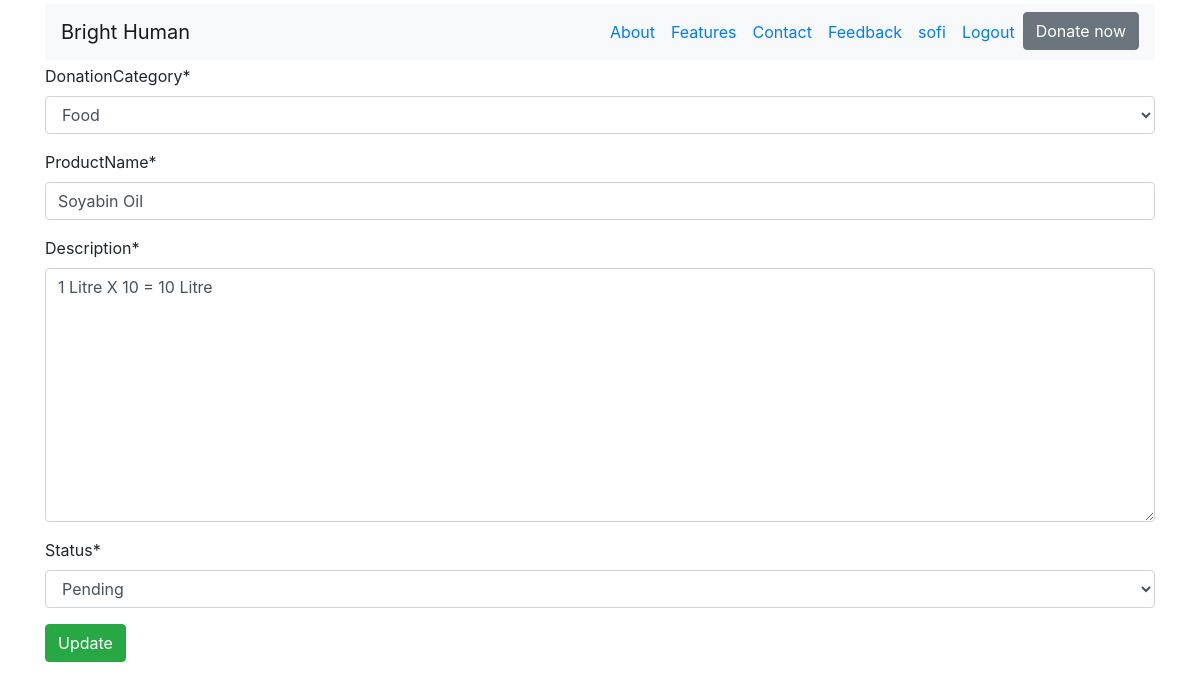
The page /donation/updateDonation/1/ (signed in) on the database its author committed.
### AppDonation/models.py (models this page shows, shortened)
class Donations(models.Model):
    donationCategory = models.ForeignKey(Category,on_delete=models.CASCADE)
    user = models.ForeignKey(User,on_delete=models.CASCADE,related_name='donations')
    district = models.ForeignKey(District,on_delete=models.CASCADE,related_name='district')
    productName = models.CharField(max_length=50,blank=False,null=False)
    description = models.TextField(max_length=200)
    choise = (
        ("Pending",'Pending'),
        ("Delivered",'Delivered'),
        ("Distributed",'Distributed'),
    )
    status = models.CharField(choices=choise,max_length=15)
    distributed = models.BooleanField(default=False)
    createDate = models.DateTimeField(auto_now_add=True)
    updateDate = models.DateTimeField(auto_now=True)

### AppDonation/views.py (the view)
# urls.py: path('updateDonation/<pk>/',views.updateDonation,name='updateDonation'),
@login_required
def updateDonation(request,pk):
    donation = Donations.objects.get(pk=pk)
    form = DonationUpdateForm(instance=donation)
    if request.method=='POST':
        form = DonationForm(instance=donation,data=request.POST)
        if form.is_valid():
            form.save()
            return HttpResponseRedirect(reverse('accounts:userProfile'))
    diction = {'form':form}
    return render(request,'Donor/donationUpdate.html',context=diction)

### AppDonation/forms.py
class DonationUpdateForm(forms.ModelForm):
    class Meta:
        model = Donations
        exclude = ('user','district','distributed',)

### AppDonation/models.py (called while the page is built)
    def __str__(self):
        return f"{self.cname}"

### templates/Donor/donationUpdate.html (shortened to what this page needs)
{% extends 'base.html' %}
{% load crispy_forms_tags %}
{% block bodyblock %}
<form action="" method="POST">
    {{form|crispy}}
    <input type="submit" value="Update" class="btn btn-success">
</form>
{% endblock %}

### templates/base.html (shortened to what this page needs)
<!DOCTYPE html>
{% load static %}
<html lang="en">
<head>
  <link rel="stylesheet" href="https://cdn.jsdelivr.net/npm/bootstrap@4.6.1/dist/css/bootstrap.min.css">
  <link rel="stylesheet" href="https://stackpath.bootstrapcdn.com/bootstrap/4.3.1/css/bootstrap.min.css"
>
  <link rel="stylesheet" href="https://cdnjs.cloudflare.com/ajax/libs/font-awesome/6.1.1/css/all.min.css"
 />
  <link rel="stylesheet" href="{% static 'css/main.css' %}">
</head>
<body>
  <div class="container pt-1">
    <nav class="navbar navbar-expand-lg navbar-light bg-light">
      <a class="navbar-brand" href="{% url 'home' %}">Bright Human</a>
      <div class="collapse navbar-collapse" id="navbarNav">
        <ul class="navbar-nav ms-auto mb-2 mb-lg-0 ml-auto ">
          <li class="nav-item ">
            <a class="nav-link text-primary" href="#">About</a>
          </li>
          <li class="nav-item">
            <a class="nav-link text-primary" href="#">Features</a>
          </li>
          <li class="nav-item">
            <a class="nav-link text-primary" href="#">Contact</a>
          </li>
          {% if user.is_authenticated %}
          <li class="nav-item">
            <a class="nav-link text-primary " href="{% url 'appFeedback:feedback' %}">Feedback</a>
          </li>
          <li class="nav-item">
            <a class="nav-link text-primary" href="{% url 'accounts:userProfile' %}">{{user.username}}</a>
          </li>
          <li class="nav-item">
            <a class="nav-link text-primary" href="{% url 'accounts:userLogout' %}">Logout</a>
          </li>
          {% endif %}
          <li class="nav-item ">
            <a href="{% url 'appDonation:donation' %}"><button type="button" class=" text-white btn btn-secondary" href="#">Donate now</button></a>
          </li>
          </ul>
      </div>
  </div>
  <div class="container pt-1">
    {% block bodyblock %}
    {% endblock %}
  </div>
</body>
</html>

### static/css/main.css (style rules this page uses)
* { margin: 0; padding: 0; }

### rows shown on the page
Donations: donationCategory "Food", productName "Soyabin Oil", description "1 Litre X 10 = 10 Litre", status "Pending"

### other values the page prints
{{ user.username }} "sofi"
